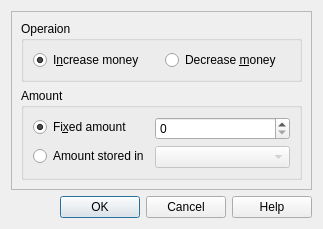
<?xml version="1.0" encoding="UTF-8"?>
<ui version="4.0">
 <class>ChangeMoney</class>
 <widget class="QDialog" name="ChangeMoney">
  <property name="windowModality">
   <enum>Qt::WindowModal</enum>
  </property>
  <property name="geometry">
   <rect>
    <x>0</x>
    <y>0</y>
    <width>323</width>
    <height>215</height>
   </rect>
  </property>
  <property name="sizePolicy">
   <sizepolicy hsizetype="Fixed" vsizetype="Fixed">
    <horstretch>0</horstretch>
    <verstretch>0</verstretch>
   </sizepolicy>
  </property>
  <property name="maximumSize">
   <size>
    <width>16777215</width>
    <height>215</height>
   </size>
  </property>
  <property name="windowTitle">
   <string>Change Money</string>
  </property>
  <property name="modal">
   <bool>true</bool>
  </property>
  <layout class="QVBoxLayout" name="verticalLayout">
   <item>
    <widget class="QFrame" name="frame">
     <property name="frameShape">
      <enum>QFrame::StyledPanel</enum>
     </property>
     <property name="frameShadow">
      <enum>QFrame::Raised</enum>
     </property>
     <layout class="QVBoxLayout" name="verticalLayout_2">
      <item>
       <widget class="QGroupBox" name="groupBox">
        <property name="title">
         <string>Operaion</string>
        </property>
        <layout class="QHBoxLayout" name="horizontalLayout">
         <item>
          <widget class="QRadioButton" name="op_inc">
           <property name="text">
            <string>I&amp;ncrease money</string>
           </property>
           <property name="checked">
            <bool>true</bool>
           </property>
          </widget>
         </item>
         <item>
          <widget class="QRadioButton" name="op_dec">
           <property name="text">
            <string>Decrease &amp;money</string>
           </property>
          </widget>
         </item>
        </layout>
       </widget>
      </item>
      <item>
       <widget class="QGroupBox" name="groupBox_2">
        <property name="title">
         <string>Amount</string>
        </property>
        <layout class="QFormLayout" name="formLayout">
         <item row="0" column="0">
          <widget class="QRadioButton" name="amount_box_amount">
           <property name="text">
            <string>Fi&amp;xed amount</string>
           </property>
           <property name="checked">
            <bool>true</bool>
           </property>
          </widget>
         </item>
         <item row="0" column="1">
          <widget class="QSpinBox" name="amount_amount">
           <property name="buttonSymbols">
            <enum>QAbstractSpinBox::UpDownArrows</enum>
           </property>
           <property name="showGroupSeparator" stdset="0">
            <bool>false</bool>
           </property>
           <property name="maximum">
            <number>999999</number>
           </property>
          </widget>
         </item>
         <item row="1" column="0">
          <widget class="QRadioButton" name="amount_box_variable">
           <property name="text">
            <string>Amount stored in</string>
           </property>
          </widget>
         </item>
         <item row="1" column="1">
          <widget class="VariableRpgComboBox" name="amount_variable">
           <property name="enabled">
            <bool>false</bool>
           </property>
          </widget>
         </item>
        </layout>
       </widget>
      </item>
     </layout>
    </widget>
   </item>
   <item>
    <widget class="QDialogButtonBox" name="buttonBox">
     <property name="orientation">
      <enum>Qt::Horizontal</enum>
     </property>
     <property name="standardButtons">
      <set>QDialogButtonBox::Cancel|QDialogButtonBox::Help|QDialogButtonBox::Ok</set>
     </property>
    </widget>
   </item>
  </layout>
 </widget>
 <customwidgets>
  <customwidget>
   <class>VariableRpgComboBox</class>
   <extends>QComboBox</extends>
   <header>src/tools/rpgcombobox.h</header>
  </customwidget>
 </customwidgets>
 <resources/>
 <connections>
  <connection>
   <sender>buttonBox</sender>
   <signal>accepted()</signal>
   <receiver>ChangeMoney</receiver>
   <slot>accept()</slot>
   <hints>
    <hint type="sourcelabel">
     <x>248</x>
     <y>254</y>
    </hint>
    <hint type="destinationlabel">
     <x>157</x>
     <y>274</y>
    </hint>
   </hints>
  </connection>
  <connection>
   <sender>buttonBox</sender>
   <signal>rejected()</signal>
   <receiver>ChangeMoney</receiver>
   <slot>reject()</slot>
   <hints>
    <hint type="sourcelabel">
     <x>316</x>
     <y>260</y>
    </hint>
    <hint type="destinationlabel">
     <x>286</x>
     <y>274</y>
    </hint>
   </hints>
  </connection>
  <connection>
   <sender>buttonBox</sender>
   <signal>helpRequested()</signal>
   <receiver>ChangeMoney</receiver>
   <slot>helpRequested()</slot>
   <hints>
    <hint type="sourcelabel">
     <x>200</x>
     <y>255</y>
    </hint>
    <hint type="destinationlabel">
     <x>199</x>
     <y>149</y>
    </hint>
   </hints>
  </connection>
  <connection>
   <sender>amount_box_amount</sender>
   <signal>toggled(bool)</signal>
   <receiver>amount_amount</receiver>
   <slot>setEnabled(bool)</slot>
   <hints>
    <hint type="sourcelabel">
     <x>72</x>
     <y>106</y>
    </hint>
    <hint type="destinationlabel">
     <x>185</x>
     <y>107</y>
    </hint>
   </hints>
  </connection>
  <connection>
   <sender>amount_box_variable</sender>
   <signal>toggled(bool)</signal>
   <receiver>amount_variable</receiver>
   <slot>setEnabled(bool)</slot>
   <hints>
    <hint type="sourcelabel">
     <x>81</x>
     <y>132</y>
    </hint>
    <hint type="destinationlabel">
     <x>185</x>
     <y>133</y>
    </hint>
   </hints>
  </connection>
 </connections>
 <slots>
  <slot>helpRequested()</slot>
 </slots>
</ui>
